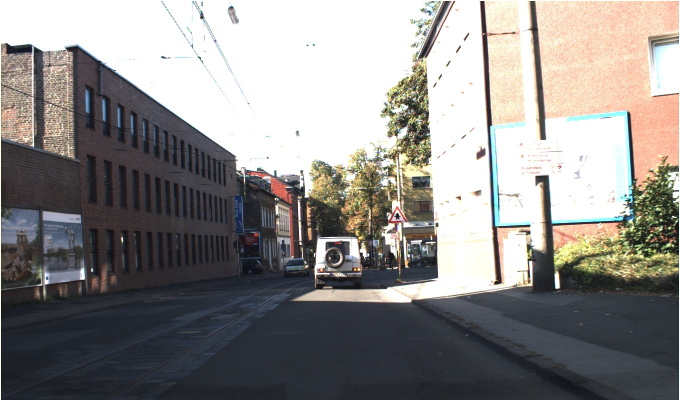
#> input picture data/training/images/00000.jpg, 1360 x 800 px, found by its file name (shown at 1/2 size); its folder holds 4 pictures in this run
$ python resize.py
#> lines starting #> are read from the running program, lines starting #| are printed output that depends on the picture
from PIL import Image
import os
import sys

def resize_images(input_folder, scale_percent=20):
#> called with input_folder = 'Models/evaluation/images', scale_percent = 20
    if not os.path.exists(input_folder):
        print(f"Error: Folder '{input_folder}' does not exist")
        return

    #Get all files in the directory
    image_files = [f for f in os.listdir(input_folder) if f.lower().endswith(('.png', '.jpg', '.jpeg'))]
    total_images = len(image_files) #I get the total amount of images to print the progress

    if not total_images:
        print("No images found to resize.")
        return

    scale_factor = scale_percent / 100
    #Loop through each image file in the directory, keeping track of the index and filename
    for index, filename in enumerate(image_files):
        input_path = os.path.join(input_folder, filename) #Construct the full path to the image file

        try:
            with Image.open(input_path) as img: #Open the image and calculate the new dimensions (width and height)
#> img is the input picture: PIL image 1360x800 RGB; mean R, G, B 140.6, 138, 135.9
                width = int(img.size[0] * scale_factor)
#> width = 272
                height = int(img.size[1] * scale_factor)
#> height = 160

                resized_img = img.resize((width, height), Image.Resampling.LANCZOS) #Resize the image using the calculated dimensions
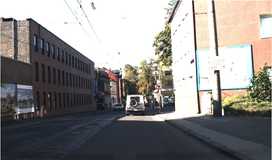
#> resized_img: PIL image 272x160 RGB; mean R, G, B 140.3, 137.7, 135.7

                resized_img.save(input_path, quality=100, optimize=True) #Save the resized image with maximum quality

            progress = (index + 1) / total_images * 100 #Calculate and print progress
            sys.stdout.write(f"\rProgress: {progress:.2f}% - Resized {filename}")
            sys.stdout.flush()

        except Exception as e:
            print(f"\nError processing {filename}: {str(e)}")
#> pass 2 of the loop in resize_images, `for index, filename in enumerate(image_files):`:
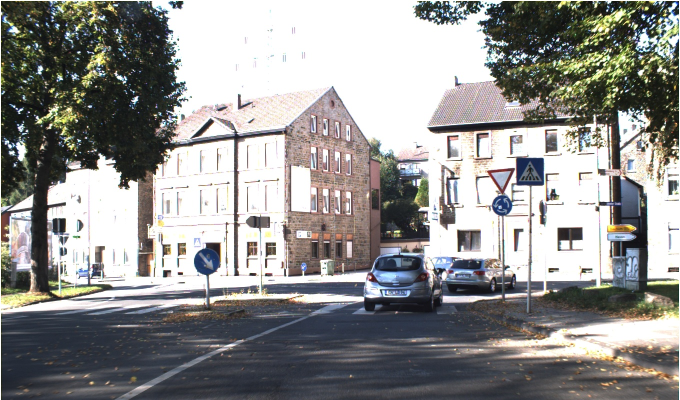
#> input picture data/training/images/00001.jpg, 1360 x 800 px, found by its file name (shown at 1/2 size)
#> in resize_images, img is the input picture: PIL image 1360x800 RGB; mean R, G, B 145.4, 145, 143.3
#> in resize_images, `resized_img = img.resize((width, height), Image.Resampling.LANCZOS)`:
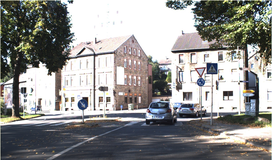
#> resized_img: PIL image 272x160 RGB; mean R, G, B 144.8, 144.4, 142.7
#> pass 3 of the loop in resize_images, `for index, filename in enumerate(image_files):`:
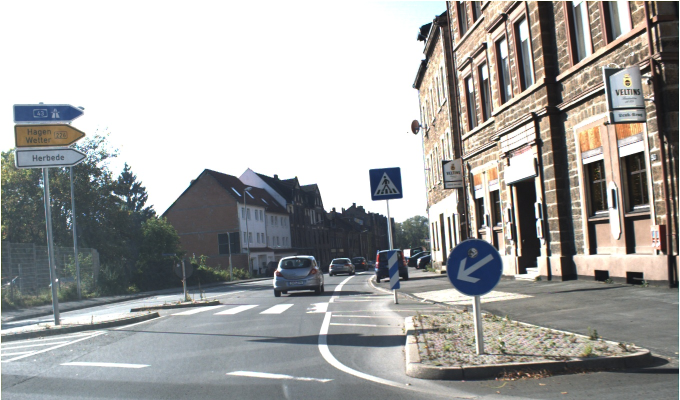
#> input picture data/training/images/00002.jpg, 1360 x 800 px, found by its file name (shown at 1/2 size)
#> in resize_images, img is the input picture: PIL image 1360x800 RGB; mean R, G, B 163.6, 163.4, 161.7
#> in resize_images, `resized_img = img.resize((width, height), Image.Resampling.LANCZOS)`:
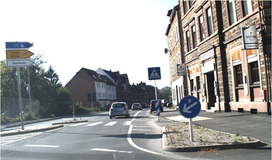
#> resized_img: PIL image 272x160 RGB; mean R, G, B 163.3, 163.1, 161.5
#> the loop made 4 passes; the first 3 are shown
#> pass 2 of the loop in resize_images, `for index, filename in enumerate(image_files):`:
#> pass 3 of the loop in resize_images, `for index, filename in enumerate(image_files):`:
#> the loop made 4 passes; the first 3 are shown
#> pass 2 of the loop in resize_images, `for index, filename in enumerate(image_files):`:
#> pass 3 of the loop in resize_images, `for index, filename in enumerate(image_files):`:
#> the loop made 4 passes; the first 3 are shown

if __name__ == "__main__":
    eval_folder = os.path.join("Models", "evaluation", "images") #Paths to the folders to resize
    train_folder = os.path.join("Models", "training", "images")
    test_folder = os.path.join("Models", "test", "images")
    resize_images(eval_folder, scale_percent=20)
    resize_images(train_folder, scale_percent=20)
    resize_images(test_folder, scale_percent=20)
